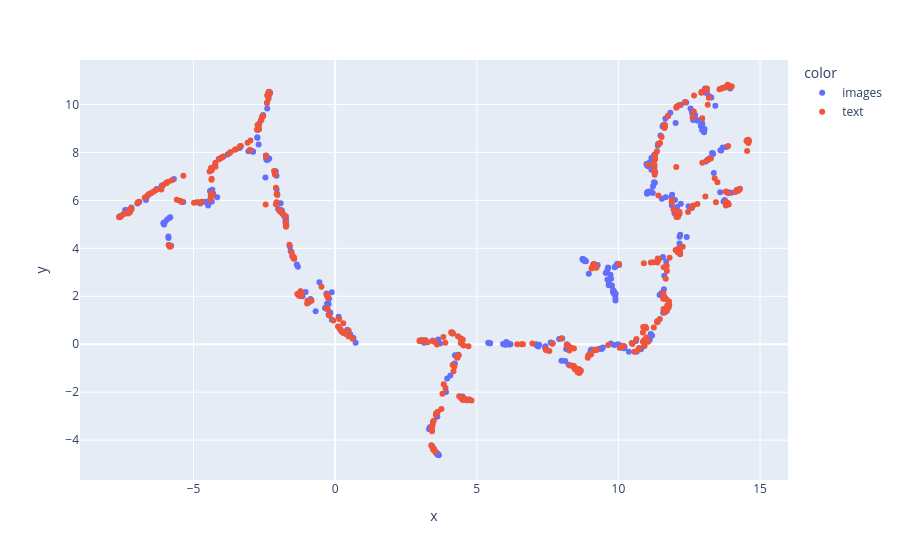

The notebook cell this image was saved under:
### Code cell
# take a subset of the image embeddings and plot them with plotly interactively (in 2D using umap) showing the edge_index[0, i] on hover
import umap
import plotly.express as px
reducer = umap.UMAP()
#from sklearn.decomposition import PCA
#reducer = PCA(n_components=2)

embedding_2d = reducer.fit_transform(np.concatenate([clip_images[: 400], clip_texts[: 400]], axis=0) ) # take only first 
fig = px.scatter(x=embedding_2d[:, 0], y=embedding_2d[:, 1],
                hover_data=[np.concatenate([np.arange(400), np.arange(400)], axis=0),
                            np.concatenate([test_graph_data.edge_index[0, :400].cpu().numpy(), test_graph_data.edge_index[1, :400].cpu().numpy()], axis=0)], 
                color=['images']*400 + ['text']*400)
fig.show()

### Figure 1 — Plotly figure (JSON) as saved in the notebook; plotly's stock layout.template omitted (floating-point values rounded to 4 significant figures; data arrays with more than 128 entries replaced by an {"elided": "..."} marker saying what was removed)
{"data": [{"customdata": {"elided": "400x2 int values"}, "hovertemplate": "color=images<br>x=%{x}<br>y=%{y}<br>hover_data_0=%{customdata[0]}<br>hover_data_1=%{customdata[1]}<extra></extra>", "legendgroup": "images", "marker": {"color": "#636efa", "symbol": "circle"}, "mode": "markers", "name": "images", "orientation": "v", "showlegend": true, "type": "scatter", "x": {"elided": "400 float values"}, "xaxis": "x", "y": {"elided": "400 float values"}, "yaxis": "y"}, {"customdata": {"elided": "400x2 int values"}, "hovertemplate": "color=text<br>x=%{x}<br>y=%{y}<br>hover_data_0=%{customdata[0]}<br>hover_data_1=%{customdata[1]}<extra></extra>", "legendgroup": "text", "marker": {"color": "#EF553B", "symbol": "circle"}, "mode": "markers", "name": "text", "orientation": "v", "showlegend": true, "type": "scatter", "x": {"elided": "400 float values"}, "xaxis": "x", "y": {"elided": "400 float values"}, "yaxis": "y"}], "layout": {"legend": {"title": {"text": "color"}, "tracegroupgap": 0}, "margin": {"t": 60}, "xaxis": {"anchor": "y", "domain": [0, 1], "title": {"text": "x"}}, "yaxis": {"anchor": "x", "domain": [0, 1], "title": {"text": "y"}}}}
